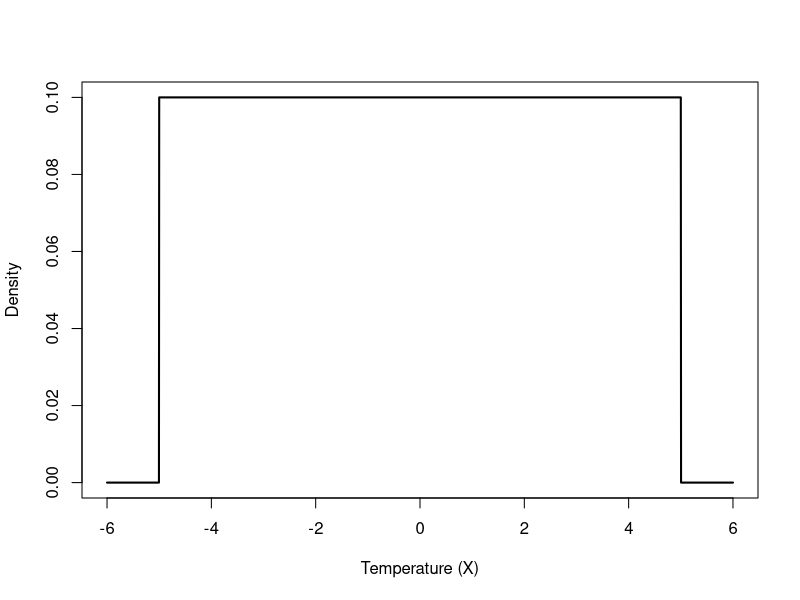
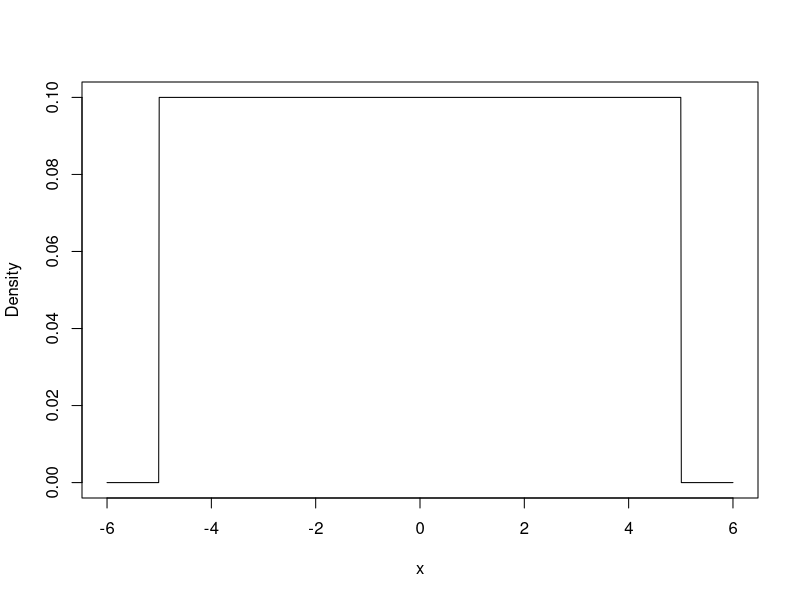
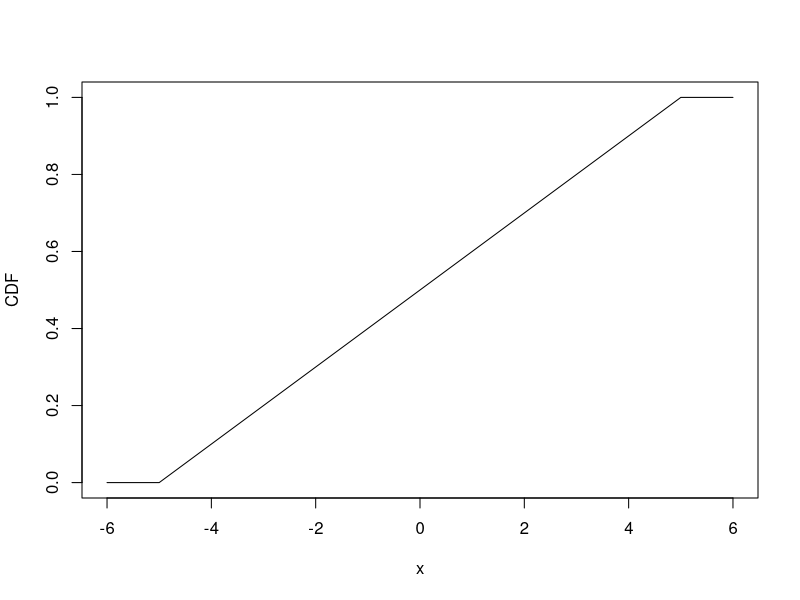
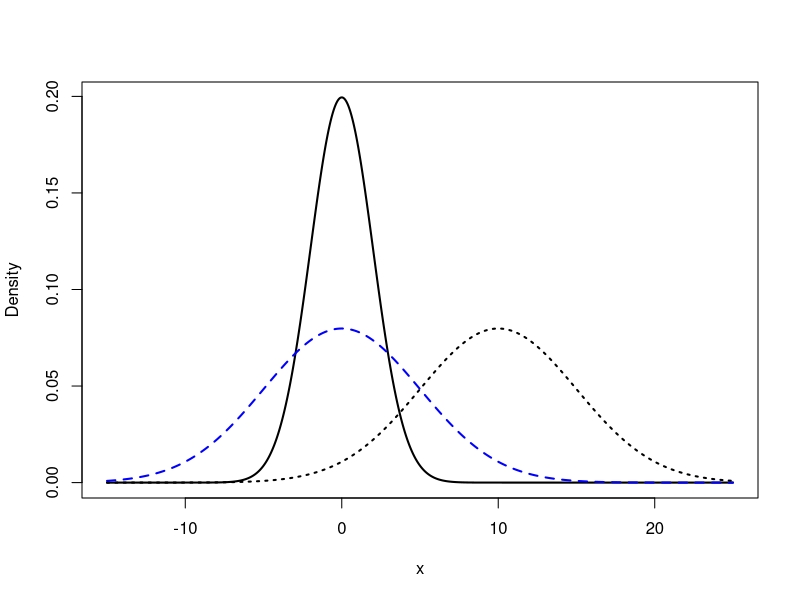
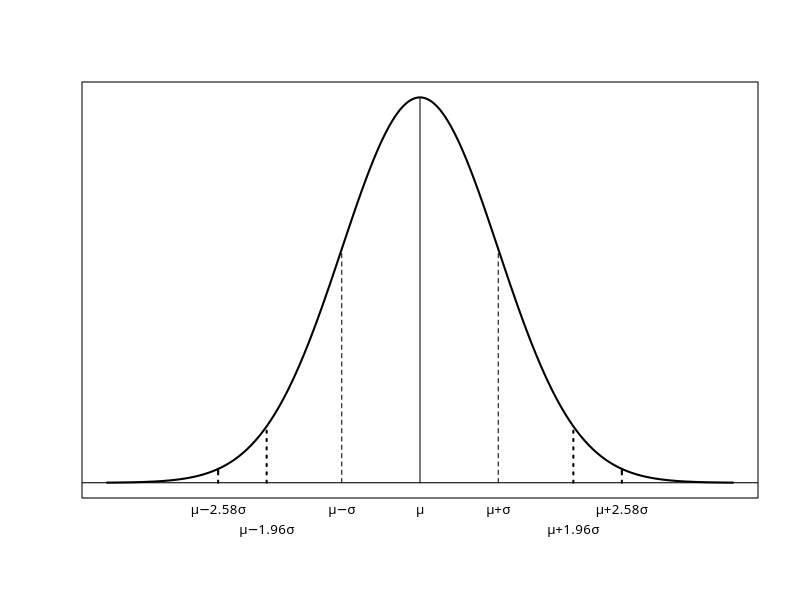
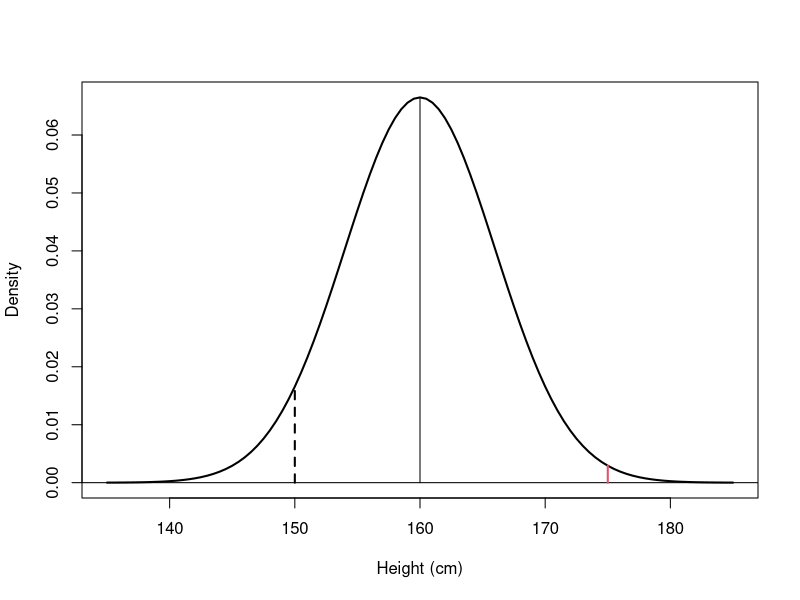

Generate these figures, in order, with R:
## ---- chunk 1
x <- seq(-6, 6, by=0.005)
y <- dunif(x, -5, 5)
plot(x,y, xlim=c(-6,6), type="l", ylab="Density", xlab="Temperature (X)", lwd=2)
# Create polygon
#polygon(c(-5,-5,5,5,-5), c(0,0.1,0.1,0,0), fillOddEven=T)

## ---- chunk 2
# Create a range of values (make wider than limits of the distribution)
xvalues <- seq(-6, 6, by=0.01)
# Create a dataframe
results <- data.frame(x=xvalues)
# Calculate density specifying limits of distribution 
results$density <- dunif(x=results$x, min=-5, max=5) 
# Plot PDF
plot(results$x, results$density, type="l", xlab="x", ylab="Density")
# Calculate CDF
results$CDF <- punif(q=results$x, min=-5, max=5)
# Plot CDF
plot(results$x, results$CDF, type="l", xlab="x", ylab="CDF")
## ---- chunk 3
# A few distributions with different parameters
x <- seq(-15, 25, by = 0.01)
y_0_2 <- dnorm(x, 0, 2)
y_0_5 <- dnorm(x, 0, 5)
y_2_5 <- dnorm(x, 10, 5)
 
plot(x, y_0_2, lwd = 2, type ='l', ylab="Density")
lines(x, y_0_5, lwd = 2, col = 'blue', lty=2)
lines(x, y_2_5, lwd = 2, lty=3)
## ---- chunk 4
mu <- 20
sigma <- 5
xval <- seq(0, 40, by=0.005)
pdf <- dnorm(xval, mean=mu, sd=sigma)
plot(xval, pdf, ylab=" ", xlab=" ", type="l", xaxt="n", yaxt="n", lwd=2)
abline(h=0)
segments(mu,0, mu, max(pdf), lty=1)
mtext("m", side=1, at=mu, font=5, cex=0.8)
# mu + sigma
mtext("m+s", side=1, at=mu+sigma, font=5, cex=0.8)
mtext("m-s", side=1, at=mu-sigma, font=5, cex=0.8)
ld <- dnorm(mu-sigma, mean=mu, sd=sigma)
ud <- dnorm(mu+sigma, mean=mu, sd=sigma)
segments(mu-sigma,0, mu-sigma, ld, lty=2)
segments(mu+sigma,0, mu+sigma, ud, lty=2)
# mu + 2sigma
mtext("m+1.96s", side=1, at=mu+1.96*sigma, font=5, line=1, cex=0.8)
mtext("m-1.96s", side=1, at=mu-1.96*sigma, font=5, line=1, cex=0.8)
ld <- dnorm(mu-1.96*sigma, mean=mu, sd=sigma)
ud <- dnorm(mu+1.96*sigma, mean=mu, sd=sigma)
segments(mu-1.96*sigma,0, mu-1.96*sigma, ld, lty=3, lwd=2)
segments(mu+1.96*sigma,0, mu+1.96*sigma, ud, lty=3, lwd=2)
# mu + 2.58sigma
mtext("m+2.58s", side=1, at=mu+2.58*sigma, font=5, cex=0.8)
mtext("m-2.58s", side=1, at=mu-2.58*sigma, font=5, cex=0.8)
ld <- dnorm(mu-2.58*sigma, mean=mu, sd=sigma)
ud <- dnorm(mu+2.58*sigma, mean=mu, sd=sigma)
segments(mu-2.58*sigma,0, mu-2.58*sigma, ld, lty=4, lwd=2)
segments(mu+2.58*sigma,0, mu+2.58*sigma, ud, lty=4, lwd=2)

## ---- chunk 5
# Specify parameters
xval <- seq(135, 185, by=0.5 )
mu <- 160 # Mean
sigma <- 6 # Standard deviation
# pdf
pdf <- dnorm(xval, mean=mu, sd=sigma)
plot(xval, pdf, lwd=2, type="l", xlab="Height (cm)", ylab="Density")
abline(h=0)
segments(mu, 0, mu, max(pdf))
# 150cm
ld <- dnorm(150, mean=mu, sd=sigma)
segments(150, 0, 150, ld, lty=2, lwd=2)
res <- pnorm(150, mean=mu, sd=sigma, lower.tail=T)

ud <- dnorm(175, mean=mu, sd=sigma)
segments(175, 0, 175, ud, lty=1, lwd=2, col=2)
res2 <- pnorm(175, mean=mu, sd=sigma, lower.tail=F)
## ---- chunk 6
# Specify parameters
mu <- 160 # Mean
sigma <- 6 # Standard deviation
# CDF - area under the curve less than q
pnorm(q=150, mean=mu, sd=sigma, lower.tail=TRUE)

## ---- chunk 7
1 - pnorm(q=175, mean=mu, sd=sigma)
## ---- chunk 8
# Area under curve greater than q
pnorm(q=175, mean=mu, sd=sigma, lower.tail=FALSE)
## ---- chunk 9
# Area under curve in interval 148 to 172
area172 <- pnorm(q=172, mean=mu, sd=sigma, lower.tail=TRUE)
area148 <- pnorm(q=148, mean=mu, sd=sigma, lower.tail=TRUE)
area172 - area148
## ---- chunk 10
qnorm(p=0.99, mean=100, sd=15)
## ---- chunk 11
# Use standard normal and transform
qnorm(p=0.99, mean=0, sd=1)*15 + 100
## ---- chunk 12
# Set seed
set.seed(1234)
# Generate 100 random values from a normal distribution (with mean 20 and sd 3)
X <- rnorm(n=100, mean=20, sd=3)
# Expected value and variance of X
mean(X)
var(X)
## ---- chunk 13
# Let Y = 2X + 5
Y <- (2 * X) + 5
# Expected value and variance of Y
mean(Y)
var(Y)
## ---- chunk 14
# Use rules to obtain expected value of y
(2*mean(X)) + 5
# and variance
4*var(X)
## ---- chunk 15
1 - pnorm(q=4, mean=3.5, sd=sqrt(0.26))
## ---- chunk 16
pnorm(q=4, mean=3.5, sd=sqrt(0.26), lower.tail=FALSE)
